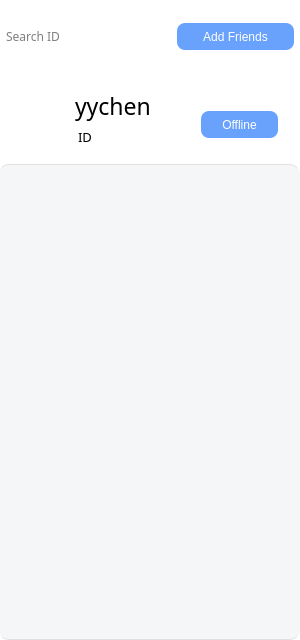
<?xml version="1.0" encoding="UTF-8"?>
<ui version="4.0">
 <class>userlist</class>
 <widget class="QWidget" name="userlist">
  <property name="geometry">
   <rect>
    <x>0</x>
    <y>0</y>
    <width>300</width>
    <height>640</height>
   </rect>
  </property>
  <property name="windowTitle">
   <string>Form</string>
  </property>
  <property name="styleSheet">
   <string notr="true">QWidget {
	background: white;
	border-width: 1px;
	border-radius: 10px;	
}

QPushButton {
	border-radius: 8px;
	margin: 2px;
	color: rgb(255, 255, 255);
	background-color: #69A2FC;
	font: 12pt &quot;AvenirNext LT Pro Bold&quot;;
}


QListWidget {
    background:rgb(245,246,247);
	border-style: solid;
	border-color: #E0E0E0;
	border-top-width: 1px;
	border-bottom-width: 1px;
	border-left-width: 0;
	border-right-width: 0;
}

QListWidget::item:hover {
	background-color: #85B3FB;

}

QMenu
{
        color:rgb(0, 0, 0);
        background-color:#F5F5F5;
        border:none;
}
QMenu::item
{
        color:rgb(0, 0, 0);
        background-color:#F5F5F5;
}
QMenu::item:selected
{
        color:black;
        background-color:#FFFFFF;
}
</string>
  </property>
  <widget class="QWidget" name="verticalLayoutWidget">
   <property name="geometry">
    <rect>
     <x>-1</x>
     <y>79</y>
     <width>301</width>
     <height>561</height>
    </rect>
   </property>
   <layout class="QVBoxLayout" name="verticalLayout_2" stretch="1,6">
    <item>
     <widget class="QWidget" name="widget" native="true">
      <property name="styleSheet">
       <string notr="true">QMenu
{
        color:rgb(0, 0, 0);
        background-color:#F5F5F5;
        border:none;
}
QMenu::item
{
        color:rgb(0, 0, 0);
        background-color:#F5F5F5;
}
QMenu::item:selected
{
        color:black;
        background-color:#FFFFFF;
}


 

/* 不可用(操作)选项颜色灰色*/

QMenu::item:!enabled   

{
color:rgb(128，136,145);

background-color:rgba(255,255,255,1);

}</string>
      </property>
      <widget class="QWidget" name="widget_2" native="true">
       <property name="geometry">
        <rect>
         <x>10</x>
         <y>14</y>
         <width>51</width>
         <height>51</height>
        </rect>
       </property>
       <property name="styleSheet">
        <string notr="true">border-image: url(:/images/img/otherside.png);</string>
       </property>
      </widget>
      <widget class="QLabel" name="label">
       <property name="geometry">
        <rect>
         <x>76</x>
         <y>6</y>
         <width>121</width>
         <height>41</height>
        </rect>
       </property>
       <property name="font">
        <font>
         <family>AvenirNext LT Pro Bold</family>
         <pointsize>17</pointsize>
        </font>
       </property>
       <property name="text">
        <string>yychen</string>
       </property>
      </widget>
      <widget class="QLabel" name="label_2">
       <property name="geometry">
        <rect>
         <x>79</x>
         <y>50</y>
         <width>72</width>
         <height>15</height>
        </rect>
       </property>
       <property name="font">
        <font>
         <family>AvenirNext LT Pro Medium</family>
         <pointsize>10</pointsize>
        </font>
       </property>
       <property name="text">
        <string>ID</string>
       </property>
      </widget>
      <widget class="QPushButton" name="pushButton_2">
       <property name="geometry">
        <rect>
         <x>200</x>
         <y>30</y>
         <width>81</width>
         <height>31</height>
        </rect>
       </property>
       <property name="styleSheet">
        <string notr="true"/>
       </property>
       <property name="text">
        <string>Offline</string>
       </property>
      </widget>
     </widget>
    </item>
    <item>
     <widget class="QListWidget" name="listWidget"/>
    </item>
   </layout>
  </widget>
  <widget class="QPushButton" name="pushButton">
   <property name="geometry">
    <rect>
     <x>175</x>
     <y>21</y>
     <width>121</width>
     <height>31</height>
    </rect>
   </property>
   <property name="text">
    <string>Add Friends</string>
   </property>
  </widget>
  <widget class="QLineEdit" name="lineEdit">
   <property name="geometry">
    <rect>
     <x>1</x>
     <y>21</y>
     <width>157</width>
     <height>31</height>
    </rect>
   </property>
   <property name="font">
    <font>
     <family>AvenirNext LT Pro Medium</family>
    </font>
   </property>
   <property name="text">
    <string/>
   </property>
   <property name="placeholderText">
    <string> Search ID</string>
   </property>
  </widget>
 </widget>
 <resources/>
 <connections/>
</ui>
